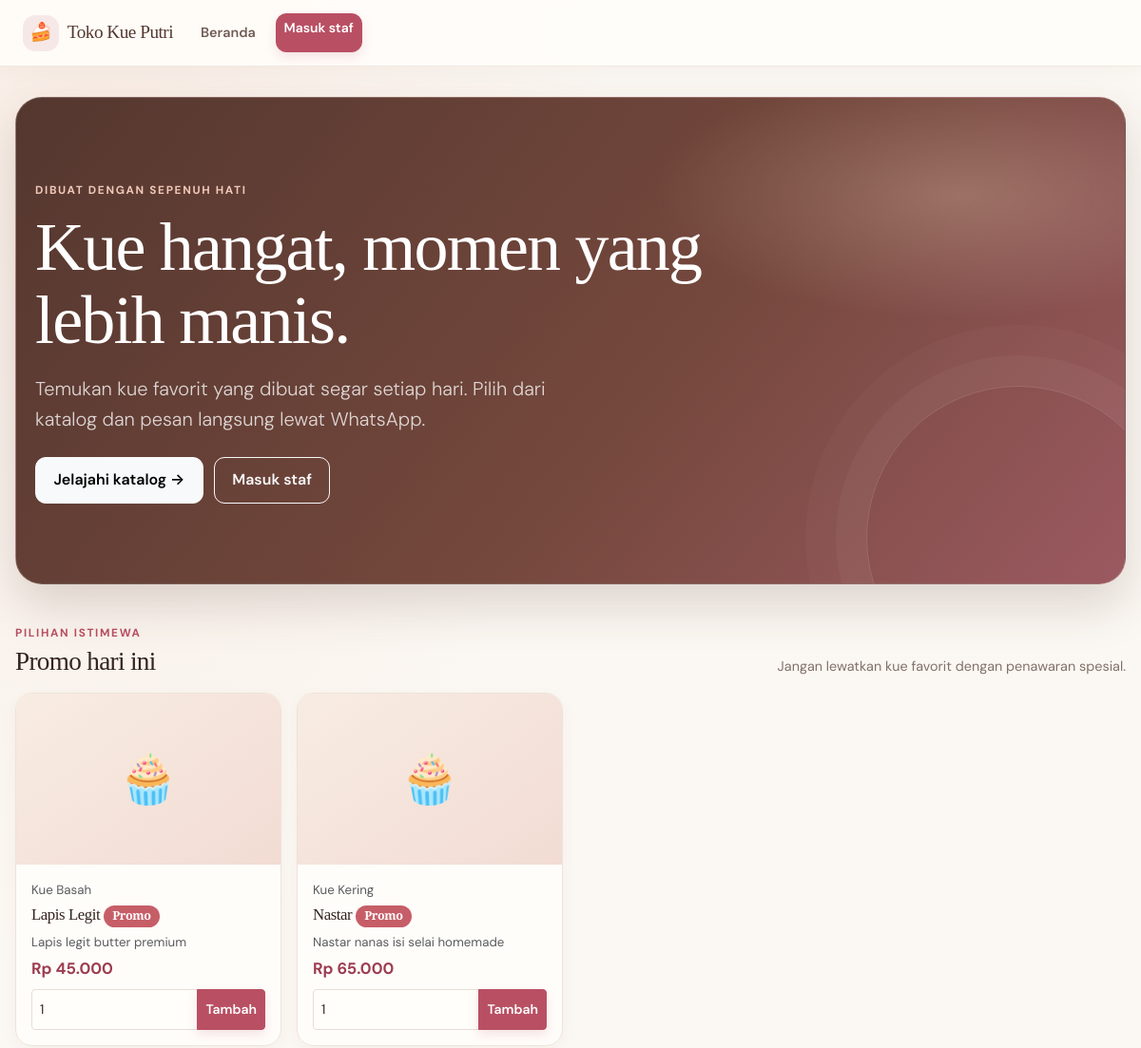
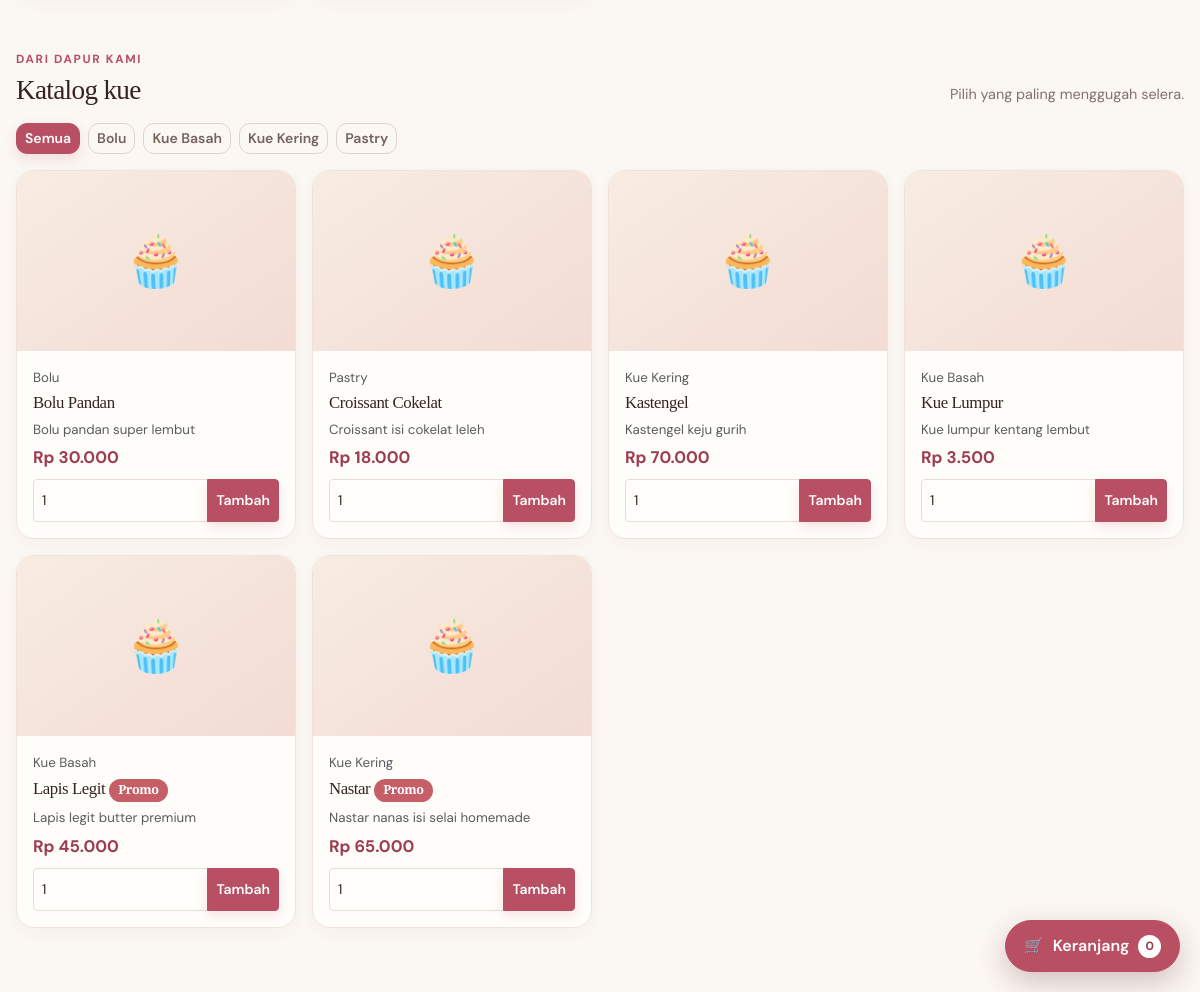
The page / on the database its author committed (2 pictures, top to bottom).
### tables this page shows
CREATE TABLE IF NOT EXISTS produk(
  id INT AUTO_INCREMENT PRIMARY KEY,
  kategori_id INT NOT NULL,
  nama_produk VARCHAR(150) NOT NULL,
  harga DECIMAL(10,2) NOT NULL,
  stok INT NOT NULL DEFAULT 0,
  foto VARCHAR(255) NULL,
  deskripsi TEXT NULL,
  is_promo TINYINT(1) NOT NULL DEFAULT 0,
  FOREIGN KEY(kategori_id) REFERENCES kategori(id)
);

CREATE TABLE IF NOT EXISTS kategori(
  id INT AUTO_INCREMENT PRIMARY KEY,
  nama_kategori VARCHAR(100) NOT NULL
);

### index.php (the view, shortened to what this page needs)
<?php require 'config/koneksi.php';
$kat=$pdo->query("SELECT * FROM kategori ORDER BY nama_kategori")->fetchAll();
$prod=$pdo->query("SELECT p.*,k.nama_kategori FROM produk p JOIN kategori k ON k.id=p.kategori_id ORDER BY p.nama_produk")->fetchAll();
$promo=array_filter($prod,fn($p)=>$p['is_promo']);
function card($p){ ?>
<div class="col-6 col-md-4 col-lg-3 item" data-k="<?=$p['kategori_id']?>"><div class="card h-100">
<?php if($p['foto']): ?><img src="<?=BASE?>assets/uploads/<?=e($p['foto'])?>" alt="<?=e($p['nama_produk'])?>"><?php else: ?><div class="ph">🧁</div><?php endif; ?>
<div class="card-body d-flex flex-column"><small class="text-muted"><?=e($p['nama_kategori'])?></small>
<h6><?=e($p['nama_produk'])?> <?php if($p['is_promo']): ?><span class="badge bg-danger">Promo</span><?php endif; ?></h6>
<p class="small text-muted mb-1"><?=e($p['deskripsi'])?></p><b class="mb-2"><?=rp($p['harga'])?></b>
<?php if($p['stok']>0): ?>
<div class="mt-auto input-group input-group-sm"><input type="number" min="1" max="<?=$p['stok']?>" value="1" class="form-control qty" aria-label="Jumlah <?=e($p['nama_produk'])?>">
<button type="button" class="btn btn-primary cart-add" data-id="<?=$p['id']?>">Tambah</button></div>
<?php else: ?><span class="badge bg-secondary mt-auto">Stok habis</span><?php endif; ?></div></div></div>
<?php }
head(NAMA_TOKO); ?>
<section class="hero mb-4"><span class="eyebrow">Dibuat dengan sepenuh hati</span><h1>Kue hangat, momen yang lebih manis.</h1>
<p class="lead">Temukan kue favorit yang dibuat segar setiap hari. Pilih dari katalog dan pesan langsung lewat WhatsApp.</p>
<div class="hero-actions"><a href="#katalog" class="btn btn-light">Jelajahi katalog <span aria-hidden="true">→</span></a>
<a href="login.php" class="btn btn-outline-light">Masuk staf</a></div></section>
<?php if($promo): ?><div class="section-heading"><div><span class="eyebrow">Pilihan istimewa</span><h2>Promo hari ini</h2></div><p>Jangan lewatkan kue favorit dengan penawaran spesial.</p></div><div class="row g-3 mb-5"><?php foreach($promo as $p) card($p); ?></div><?php endif; ?>
<div id="katalog" class="section-heading"><div><span class="eyebrow">Dari dapur kami</span><h2>Katalog kue</h2></div><p>Pilih yang paling menggugah selera.</p></div>
<div class="d-flex flex-wrap gap-2 align-items-center mb-3">
<button class="btn btn-sm btn-primary filt" data-k="">Semua</button>
<?php foreach($kat as $k): ?><button class="btn btn-sm btn-outline-secondary filt" data-k="<?=$k['id']?>"><?=e($k['nama_kategori'])?></button><?php endforeach; ?></div>
<div class="row g-3 mb-5" id="kat"><?php foreach($prod as $p) card($p); ?></div>
<button class="btn btn-primary cart-fab" type="button" data-bs-toggle="offcanvas" data-bs-target="#shoppingCart" aria-controls="shoppingCart">
<span aria-hidden="true">🛒</span> Keranjang <span class="cart-count" id="cartCount" aria-live="polite">0</span>
</button>
<?php foot();

### config/koneksi.php (shortened to what this page needs)
<?php
function e($s){ return htmlspecialchars((string)$s, ENT_QUOTES, 'UTF-8'); }
function rp($n){ return 'Rp '.number_format((float)$n,0,',','.'); }
function head($t){ $u=$_SESSION['user']??null; ?>
<!doctype html><html lang="id"><head><meta charset="utf-8"><meta name="viewport" content="width=device-width,initial-scale=1">
<link href="https://cdn.jsdelivr.net/npm/bootstrap@5.3.3/dist/css/bootstrap.min.css" rel="stylesheet">
<link href="<?=BASE?>assets/css/style.css" rel="stylesheet"></head><body>
<nav class="navbar navbar-expand-lg site-nav"><div class="container-fluid px-4">
<a class="navbar-brand" href="<?=BASE?>"><span class="brand-mark">🍰</span><?=NAMA_TOKO?></a>
<div class="collapse navbar-collapse" id="nv"><div class="navbar-nav me-auto">
<?php if($u): ?>
<?php if($u['role']=='admin'): ?>
<a class="nav-link" href="<?=BASE?>admin/">Dashboard</a><a class="nav-link" href="<?=BASE?>admin/produk.php">Produk</a>
<a class="nav-link" href="<?=BASE?>admin/kategori.php">Kategori</a><a class="nav-link" href="<?=BASE?>admin/laporan.php">Laporan</a>
<a class="nav-link" href="<?=BASE?>admin/users.php">User</a>
<?php endif; ?>
<a class="nav-link" href="<?=BASE?>kasir/">Kasir</a></div>
<div class="d-flex align-items-center gap-3"><span class="nav-user"><?=e($u['nama_lengkap'])?> · <?=e($u['role'])?></span>
<a class="btn btn-sm btn-outline-primary" href="<?=BASE?>logout.php">Keluar</a></div>
<?php else: ?>
<div class="navbar-nav ms-auto"><a class="nav-link" href="<?=BASE?>">Beranda</a><a class="btn btn-sm btn-primary ms-lg-2" href="<?=BASE?>login.php">Masuk staf</a></div>
<?php endif; ?></div></div></nav>
<main class="app-main">
<div class="alert alert-<?=$tp?> alert-dismissible"><?=e($m)?><button class="btn-close" data-bs-dismiss="alert"></button></div><?php endif;
}
function foot(){ ?></main><script src="https://cdn.jsdelivr.net/npm/bootstrap@5.3.3/dist/js/bootstrap.bundle.min.js"></script></body></html><?php }

### rows shown on the page
produk: kategori.nama_kategori "Kue Basah", nama_produk "Lapis Legit", is_promo "Promo", deskripsi "Lapis legit butter premium", harga "Rp 45.000"
produk: kategori.nama_kategori "Kue Kering", nama_produk "Nastar", is_promo "Promo", deskripsi "Nastar nanas isi selai homemade", harga "Rp 65.000"
kategori: nama_kategori "Bolu"
kategori: nama_kategori "Kue Basah"
kategori: nama_kategori "Kue Kering"
kategori: nama_kategori "Pastry"
produk: kategori.nama_kategori "Bolu", nama_produk "Bolu Pandan", deskripsi "Bolu pandan super lembut", harga "Rp 30.000"
produk: kategori.nama_kategori "Pastry", nama_produk "Croissant Cokelat", deskripsi "Croissant isi cokelat leleh", harga "Rp 18.000"
produk: kategori.nama_kategori "Kue Kering", nama_produk "Kastengel", deskripsi "Kastengel keju gurih", harga "Rp 70.000"
produk: kategori.nama_kategori "Kue Basah", nama_produk "Kue Lumpur", deskripsi "Kue lumpur kentang lembut", harga "Rp 3.500"

### other values the page prints
NAMA_TOKO "Toko Kue Putri"
